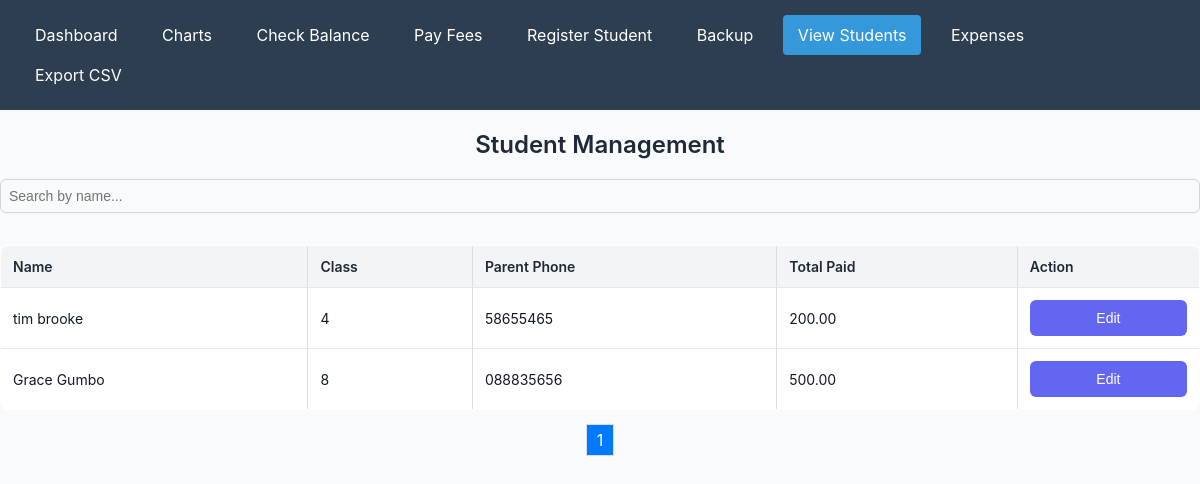
Before: /view_students.php with the older database file.
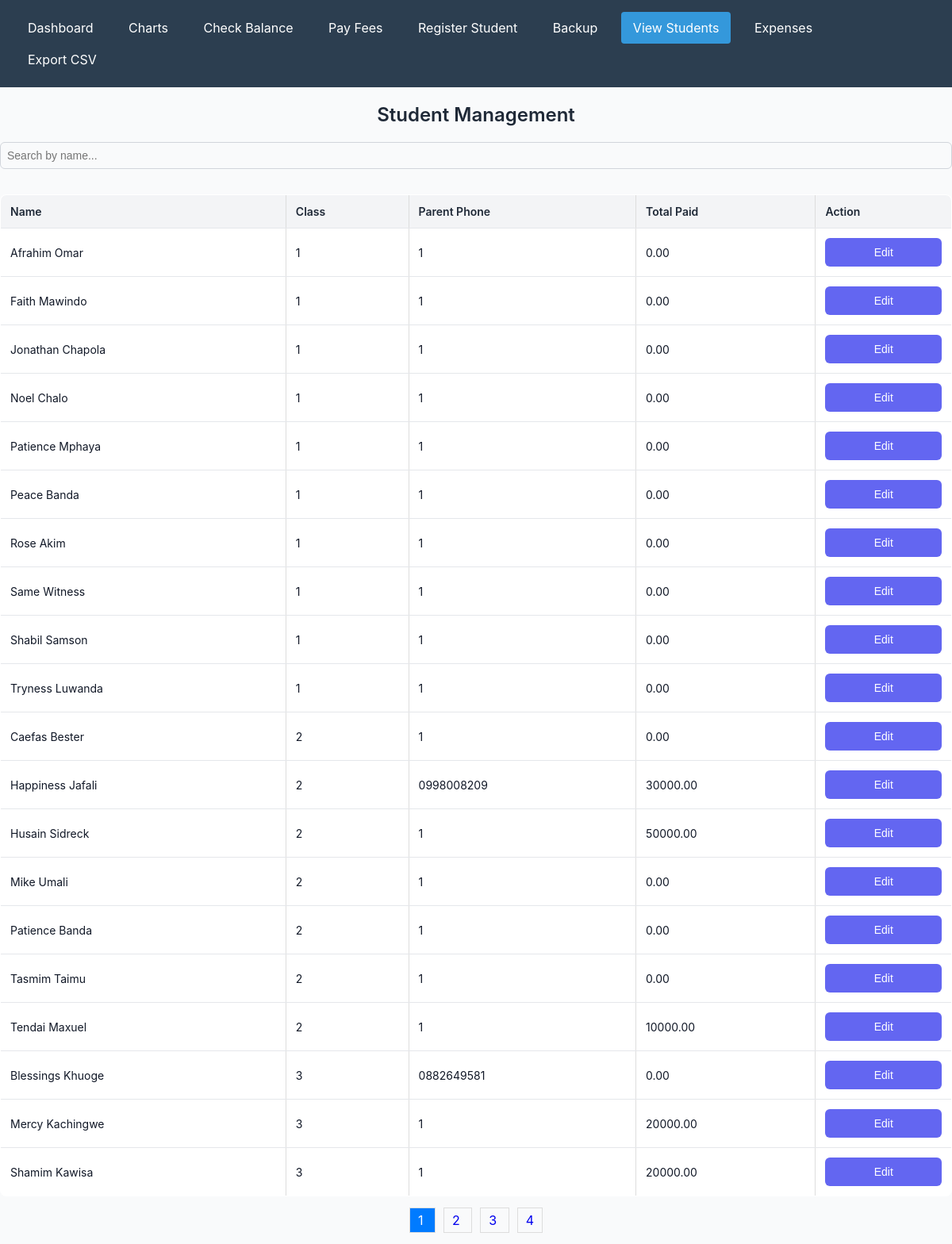
After: the same page with the newer database file.
### tables this page shows
CREATE TABLE `students` (
  `student_id` int(10) NOT NULL AUTO_INCREMENT,
  `name` varchar(100) NOT NULL,
  `class` varchar(20) NOT NULL,
  `date_of_birth` date NOT NULL,
  `gender` enum('Male','Female','Other') NOT NULL,
  `parent_phone` varchar(15) NOT NULL,
  `created_at` timestamp NOT NULL DEFAULT current_timestamp(),
  PRIMARY KEY (`student_id`)
);

### view_students.php (the view, shortened to what this page needs)
<?php
include 'db.php';
require_once 'navigation.php';
$query = $_GET['q'] ?? '';
$page = $_GET['page'] ?? 1;
$limit = 20;
$offset = ($page - 1) * $limit;
$sql = "SELECT s.student_id, s.name, s.class, s.parent_phone,
               COALESCE(SUM(p.amount_paid), 0) AS total_paid
        FROM students s
        LEFT JOIN payments p ON s.student_id = p.student_id
        WHERE s.name LIKE '%$query%'
        GROUP BY s.student_id
        ORDER BY s.class, s.name
        LIMIT $limit OFFSET $offset";
$result = $conn->query($sql);
$students = [];
while ($row = $result->fetch_assoc()) {
    $students[] = $row;
}
$count_sql = "SELECT COUNT(*) AS total FROM students WHERE name LIKE '%$query%'";
$count_result = $conn->query($count_sql);
$total_students = $count_result->fetch_assoc()['total'];
$total_pages = ceil($total_students / $limit);
?>
<!DOCTYPE html>
<html lang="en">
<head>
</head>
<body>
    <h1>Student Management</h1>
    <div class="search-bar">
        <input type="text" id="searchInput" placeholder="Search by name..." onkeyup="searchStudent()">
    </div>
    <table>
        <thead>
            <tr>
                <th>Name</th>
                <th>Class</th>
                <th>Parent Phone</th>
                <th>Total Paid</th>
                <th>Action</th>
            </tr>
        </thead>
        <tbody id="studentTable">
            <?php foreach ($students as $student): ?>
                <tr>
                    <td><?= htmlspecialchars($student['name']) ?></td>
                    <td><?= htmlspecialchars($student['class']) ?></td>
                    <td><?= htmlspecialchars($student['parent_phone']) ?></td>
                    <td><?= htmlspecialchars($student['total_paid']) ?></td>
                    <td>
                        <button onclick="editStudent(<?= htmlspecialchars(json_encode($student)) ?>)">Edit</button>
                    </td>
                </tr>
            <?php endforeach; ?>
        </tbody>
    </table>
    <div class="pagination">
        <?php for ($i = 1; $i <= $total_pages; $i++): ?>
            <a href="?q=<?= htmlspecialchars($query) ?>&page=<?= $i ?>" class="<?= $i == $page ? 'active' : '' ?>">
                <?= $i ?>
            </a>
        <?php endfor; ?>
    </div>
</body>
</html>

Changed rows visible on the page:
removed students: name "tim brooke", class "4", parent_phone "58655465", total_paid "200.00"
no longer on this page (row edited): students: name "Grace Gumbo", class "8", parent_phone "088835656", total_paid "500.00"
added students: name "Afrahim Omar", class "1", parent_phone "1", total_paid "0.00"
added students: name "Faith Mawindo", class "1", parent_phone "1", total_paid "0.00"
added students: name "Jonathan Chapola", class "1", parent_phone "1", total_paid "0.00"
added students: name "Noel Chalo", class "1", parent_phone "1", total_paid "0.00"
added students: name "Patience Mphaya", class "1", parent_phone "1", total_paid "0.00"
added students: name "Peace Banda", class "1", parent_phone "1", total_paid "0.00"
added students: name "Rose Akim", class "1", parent_phone "1", total_paid "0.00"
added students: name "Same Witness", class "1", parent_phone "1", total_paid "0.00"
added students: name "Shabil Samson", class "1", parent_phone "1", total_paid "0.00"
added students: name "Tryness Luwanda", class "1", parent_phone "1", total_paid "0.00"
added students: name "Caefas Bester", class "2", parent_phone "1", total_paid "0.00"
added students: name "Happiness Jafali", class "2", parent_phone "0998008209", total_paid "30000.00"
added students: name "Husain Sidreck", class "2", parent_phone "1", total_paid "50000.00"
added students: name "Mike Umali", class "2", parent_phone "1", total_paid "0.00"
added students: name "Patience Banda", class "2", parent_phone "1", total_paid "0.00"
added students: name "Tasmim Taimu", class "2", parent_phone "1", total_paid "0.00"
added students: name "Tendai Maxuel", class "2", parent_phone "1", total_paid "10000.00"
added students: name "Blessings Khuoge", class "3", parent_phone "0882649581", total_paid "0.00"
added students: name "Mercy Kachingwe", class "3", parent_phone "1", total_paid "20000.00"
added students: name "Shamim Kawisa", class "3", parent_phone "1", total_paid "20000.00"
Other visible differences:
new list line: "2"
new list line: "3"
new list line: "4"
